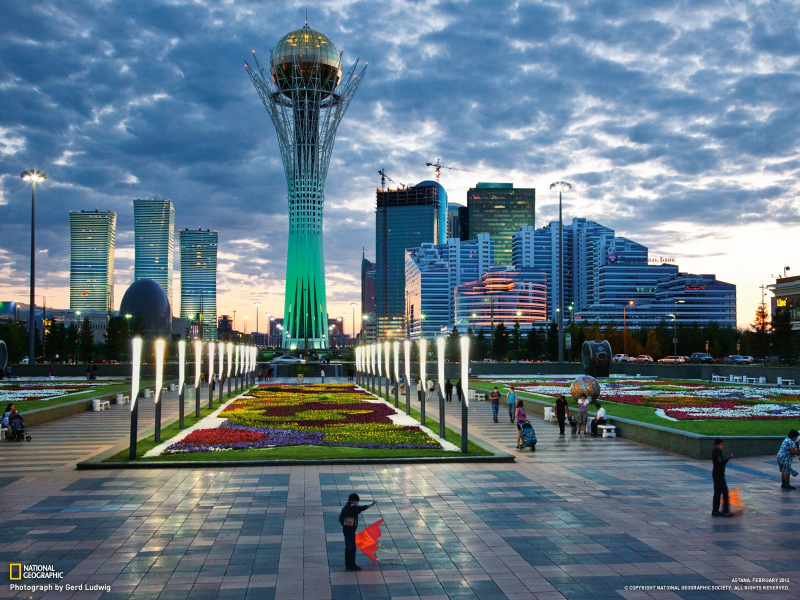
#> input picture astana.jpg, 1600 x 1200 px (shown at 1/2 size)
$ python sobel_laplace.py
#> lines starting #> are read from the running program, lines starting #| are printed output that depends on the picture
import cv2
import numpy as np

kernel = np.ndarray(shape=(3, 3), dtype=float)
kernel.fill(0.1)
img = cv2.imread('astana.jpg')
#> img is the input picture: shape (1200, 1600, 3); mean B, G, R 132.2, 118.6, 98.3

max_height = 500

if img.shape[0] > max_height:
    scale = (max_height * 1.0) / img.shape[0]
#> scale = 0.417
    img = cv2.resize(img, (0, 0), fx=scale, fy=scale)
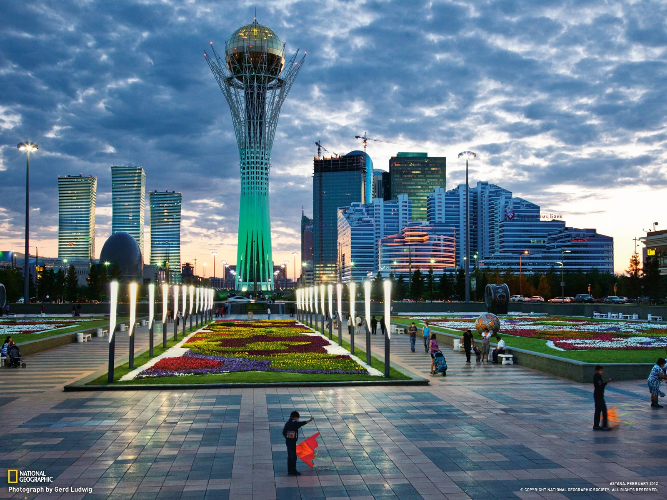
#> img: shape (500, 667, 3); mean B, G, R 132.1, 118.5, 98.2

sobel = cv2.Sobel(img, -1, 2,2, ksize=3, scale=2)
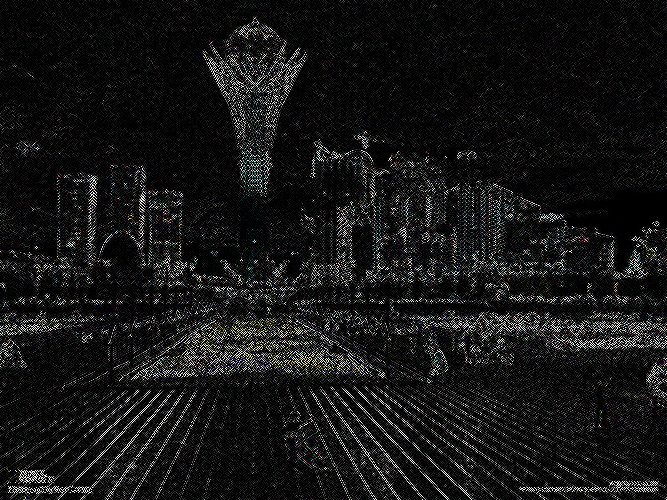
#> sobel: shape (500, 667, 3); mean B, G, R 21.8, 21.8, 21.8
laplace = cv2.Laplacian(img,-1)
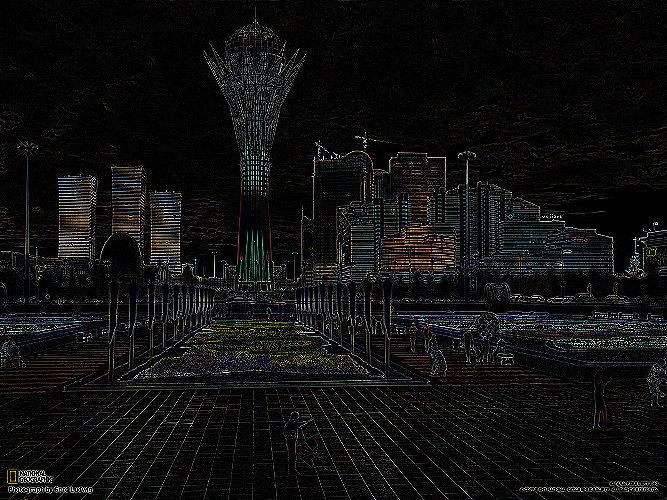
#> laplace: shape (500, 667, 3); mean B, G, R 15.3, 15.5, 15.5
cv2.imshow('sobel', sobel)
cv2.imshow('original', img)
cv2.imshow('laplace', laplace)
cv2.waitKey(0)

$ run again, with balls.jpg copied over astana.jpg
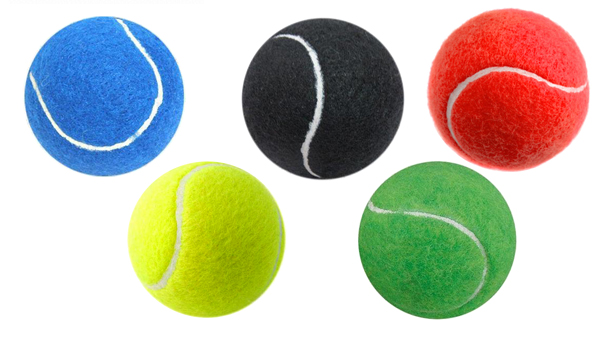
#> input picture balls.jpg, 600 x 337 px
#> img is the input picture: shape (337, 600, 3); mean B, G, R 172.3, 189.7, 188.8
#> `sobel = cv2.Sobel(img, -1, 2,2, ksize=3, scale=2)`:
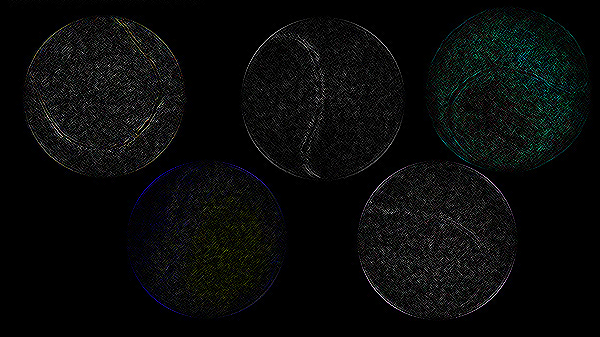
#> sobel: shape (337, 600, 3); mean B, G, R 10.5, 10.8, 9.5
#> `laplace = cv2.Laplacian(img,-1)`:
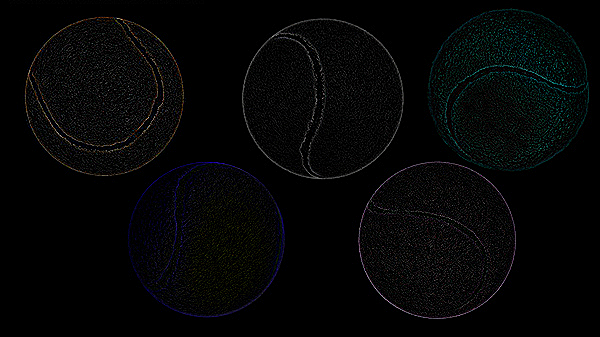
#> laplace: shape (337, 600, 3); mean B, G, R 5.9, 5.8, 5

$ run again, with plate2.jpg copied over astana.jpg
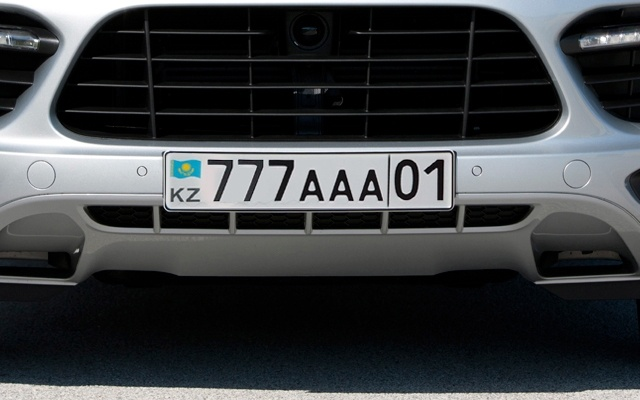
#> input picture plate2.jpg, 640 x 400 px
#> img is the input picture: shape (400, 640, 3); mean B, G, R 65.2, 63.1, 60.4
#> `sobel = cv2.Sobel(img, -1, 2,2, ksize=3, scale=2)`:
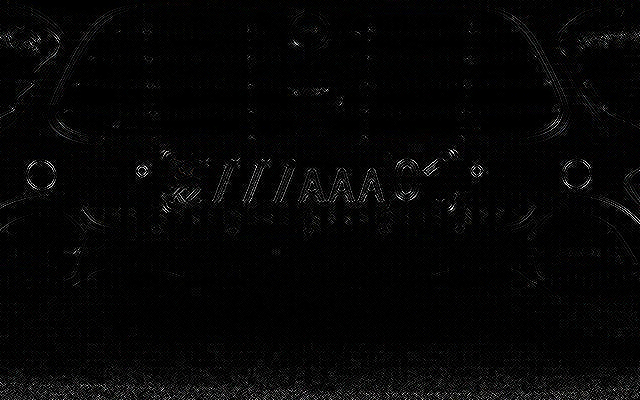
#> sobel: shape (400, 640, 3); mean B, G, R 6.2, 6.1, 6.1
#> `laplace = cv2.Laplacian(img,-1)`:
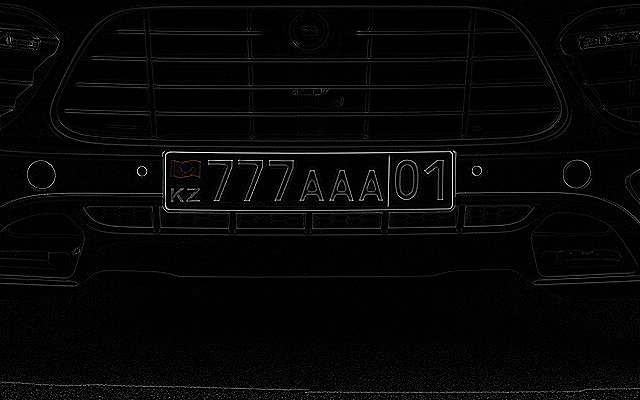
#> laplace: shape (400, 640, 3); mean B, G, R 6.3, 6.2, 6.2

$ run again, with woman.jpg copied over astana.jpg
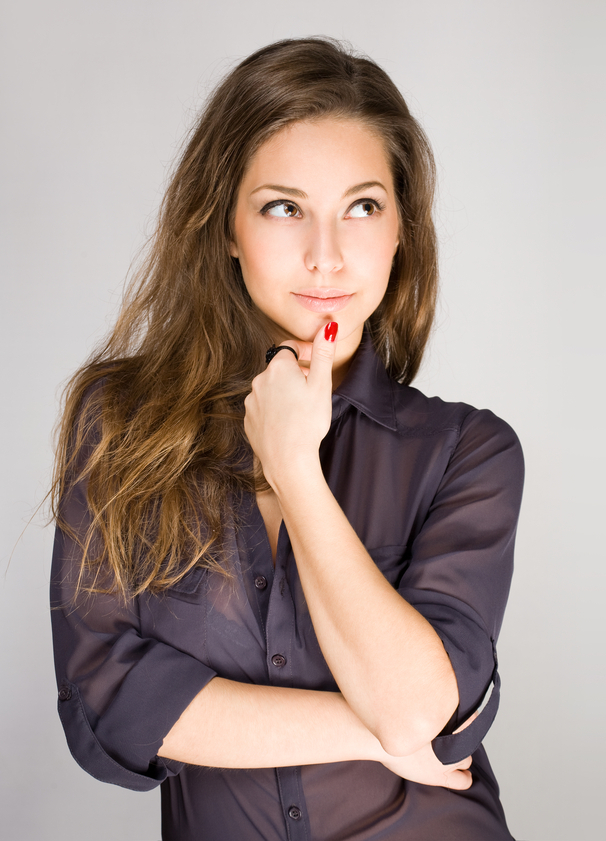
#> input picture woman.jpg, 606 x 841 px
#> img is the input picture: shape (841, 606, 3); mean B, G, R 143.3, 149.2, 165.4
#> img: shape (500, 360, 3)
#> `sobel = cv2.Sobel(img, -1, 2,2, ksize=3, scale=2)`:
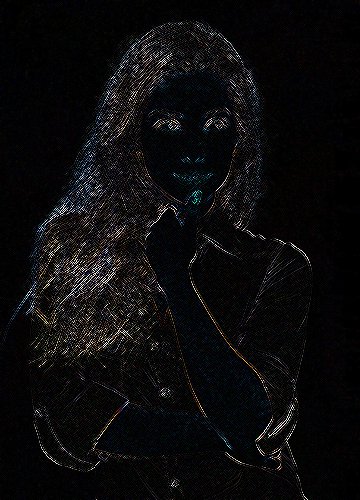
#> sobel: shape (500, 360, 3); mean B, G, R 11.8, 11.1, 11.5
#> `laplace = cv2.Laplacian(img,-1)`:
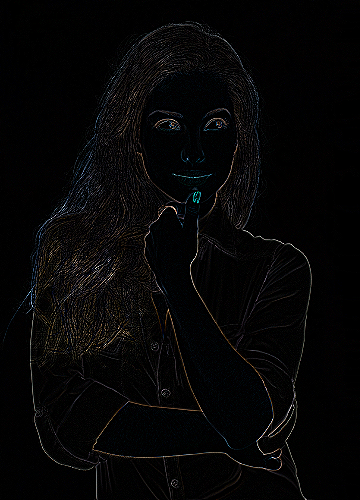
#> laplace: shape (500, 360, 3); mean B, G, R 5.8, 5.7, 6
